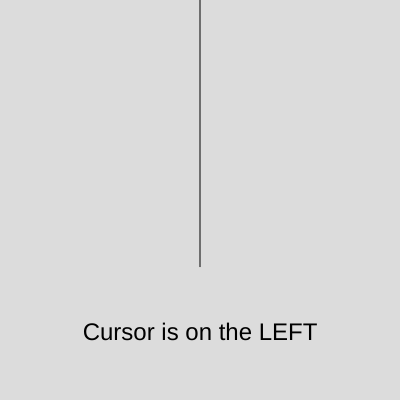
Frame 1 (no input)
Frame 60 (no input): identical to frame 1, image omitted
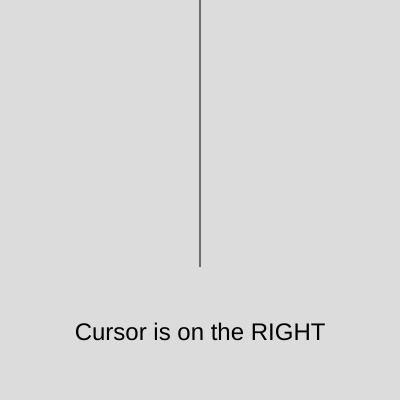
Frame 120 (the mouse pressed at the canvas centre since frame 60)

The p5.js sketch that drew these frames (run headless with seeded random() and noise() and a simulated clock; from frame 60 on, the mouse is pressed at the canvas centre):

// p5.js sketch
// ── sketch.js
function setup() {
  createCanvas(400, 400);
  textAlign(CENTER, CENTER);
  textSize(24);
}

function draw() {
  background(220);


  stroke(0);
  line(width / 2, 0, width / 2, height/1.5);


  noStroke();
  if (mouseX < width / 2) {
    text("Cursor is on the LEFT", width / 2, height / 1.2);
  } else {
    text("Cursor is on the RIGHT", width / 2, height / 1.2);
  }
}
